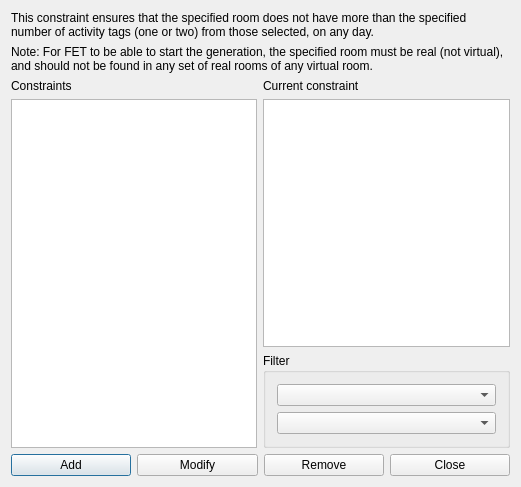
<?xml version="1.0" encoding="UTF-8"?>
<ui version="4.0">
 <class>ConstraintRoomMaxActivityTagsPerDayFromSetForm_template</class>
 <widget class="QDialog" name="ConstraintRoomMaxActivityTagsPerDayFromSetForm_template">
  <property name="geometry">
   <rect>
    <x>0</x>
    <y>0</y>
    <width>521</width>
    <height>487</height>
   </rect>
  </property>
  <property name="windowTitle">
   <string extracomment="This is the title of the dialog in which you see the list of all constraints of this type">Constraints room max activity tags per day from set</string>
  </property>
  <layout class="QGridLayout" name="gridLayout_2">
   <item row="3" column="1">
    <widget class="QGroupBox" name="filterGroupBox">
     <property name="title">
      <string>Filter</string>
     </property>
     <layout class="QGridLayout" name="gridLayout">
      <item row="0" column="0">
       <widget class="QComboBox" name="roomsComboBox"/>
      </item>
      <item row="1" column="0">
       <widget class="QComboBox" name="activityTagsComboBox"/>
      </item>
     </layout>
    </widget>
   </item>
   <item row="2" column="1">
    <layout class="QVBoxLayout" name="verticalLayout">
     <item>
      <widget class="QLabel" name="currentConstraintTextLabel">
       <property name="text">
        <string>Current constraint</string>
       </property>
       <property name="wordWrap">
        <bool>false</bool>
       </property>
      </widget>
     </item>
     <item>
      <widget class="QPlainTextEdit" name="currentConstraintTextEdit"/>
     </item>
    </layout>
   </item>
   <item row="4" column="0" colspan="2">
    <layout class="QHBoxLayout" name="horizontalLayout">
     <item>
      <widget class="QPushButton" name="addConstraintPushButton">
       <property name="text">
        <string>Add</string>
       </property>
      </widget>
     </item>
     <item>
      <widget class="QPushButton" name="modifyConstraintPushButton">
       <property name="text">
        <string>Modify</string>
       </property>
      </widget>
     </item>
     <item>
      <widget class="QPushButton" name="removeConstraintPushButton">
       <property name="text">
        <string>Remove</string>
       </property>
      </widget>
     </item>
     <item>
      <widget class="QPushButton" name="closePushButton">
       <property name="text">
        <string>Close</string>
       </property>
      </widget>
     </item>
    </layout>
   </item>
   <item row="0" column="0" colspan="2">
    <widget class="QLabel" name="textLabel1">
     <property name="sizePolicy">
      <sizepolicy hsizetype="Minimum" vsizetype="Minimum">
       <horstretch>0</horstretch>
       <verstretch>0</verstretch>
      </sizepolicy>
     </property>
     <property name="text">
      <string>This constraint ensures that the specified room does not have more than the specified number of activity tags (one or two) from those selected, on any day.</string>
     </property>
     <property name="wordWrap">
      <bool>true</bool>
     </property>
    </widget>
   </item>
   <item row="2" column="0" rowspan="2">
    <layout class="QVBoxLayout" name="verticalLayout_2">
     <item>
      <widget class="QLabel" name="constraintsTextLabel">
       <property name="frameShape">
        <enum>QFrame::NoFrame</enum>
       </property>
       <property name="frameShadow">
        <enum>QFrame::Plain</enum>
       </property>
       <property name="text">
        <string>Constraints</string>
       </property>
       <property name="wordWrap">
        <bool>false</bool>
       </property>
      </widget>
     </item>
     <item>
      <widget class="QListWidget" name="constraintsListWidget"/>
     </item>
    </layout>
   </item>
   <item row="1" column="0" colspan="2">
    <widget class="QLabel" name="textLabel1_2">
     <property name="sizePolicy">
      <sizepolicy hsizetype="Minimum" vsizetype="Minimum">
       <horstretch>0</horstretch>
       <verstretch>0</verstretch>
      </sizepolicy>
     </property>
     <property name="text">
      <string comment="The only allowed value for the maximum number of activity tags is 1">Note: For FET to be able to start the generation, the specified room must be real (not virtual), and should not be found in any set of real rooms of any virtual room.</string>
     </property>
     <property name="wordWrap">
      <bool>true</bool>
     </property>
    </widget>
   </item>
  </layout>
 </widget>
 <layoutdefault spacing="6" margin="11"/>
 <resources/>
 <connections/>
</ui>
